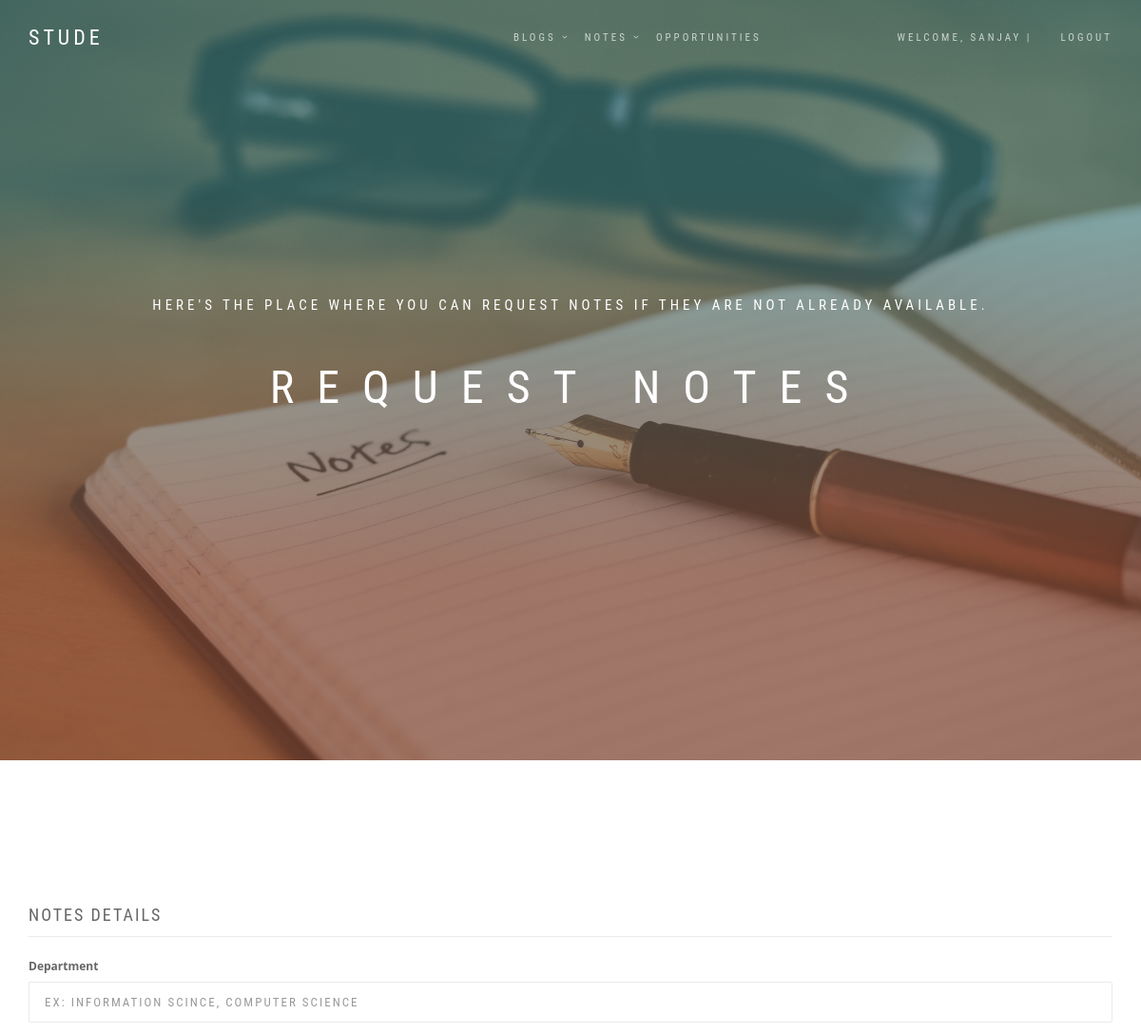
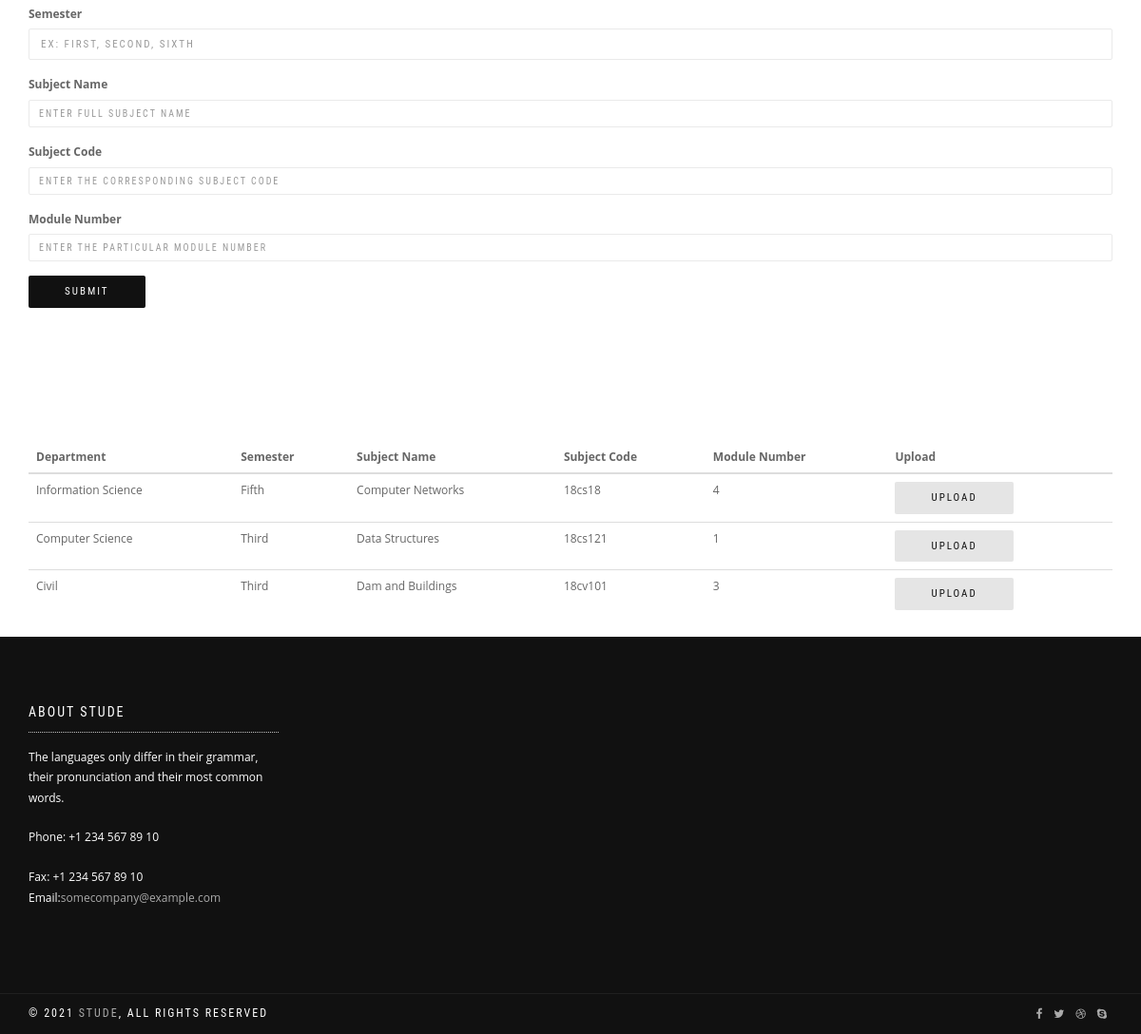
Page /request_notes/ (signed in) on the committed database (2 pictures, top to bottom).
### users/models.py (models this page shows)
class StudentUser(AbstractUser):
    fullname = models.CharField(max_length=50)
    degree = models.CharField(max_length=50)
    year_sem = models.CharField(max_length=50)
    college_name = models.CharField(max_length=50)
    date_of_birth = models.DateField(null=True)

### notes/models.py (models this page shows, shortened)
class RequestedNotes(models.Model):
    department = models.CharField(max_length=100)
    semester = models.CharField(max_length=100)
    subject_name = models.CharField(max_length=100)
    subject_code = models.CharField(max_length=100)
    module_number = models.CharField(max_length=100)
    student_user = models.ForeignKey(StudentUser, on_delete=models.CASCADE, null=True)

### notes/views.py (the view)
# urls.py: path('request_notes/', views.request_notes, name='request_notes'),
@login_required(login_url='login')
def request_notes(request):
    if request.method == 'POST':
        department_r = request.POST.get('department')
        semester_r = request.POST.get('semester')
        subject_name_r = request.POST.get('subject_name')
        subject_code_r = request.POST.get('subject_code')
        subject_code_r = subject_code_r.lower()
        module_number_r = request.POST.get('module_number')
        notes = RequestedNotes(department=department_r, semester=semester_r, subject_name=subject_name_r,
                               subject_code=subject_code_r, module_number=module_number_r)
        notes.save()
        return redirect('request_notes')
    else:
        objects = RequestedNotes.objects.raw("SELECT * FROM notes_requestednotes")
        context = {
            'notes': objects,
        }
        print(objects)
        return render(request, 'request_notes.html', context)

### templates/request_notes.html (shortened to what this page needs)
{% load static %}
<!DOCTYPE html>
<html lang="en-US" dir="ltr">
  <head>
    <link href="{% static "assets/lib/bootstrap/dist/css/bootstrap.min.css" %}" rel="stylesheet">
    <link href="{% static "assets/lib/animate.css/animate.css" %}" rel="stylesheet">
    <link href="{% static "assets/lib/components-font-awesome/css/font-awesome.min.css" %}" rel="stylesheet">
    <link href="{% static "assets/lib/et-line-font/et-line-font.css" %}" rel="stylesheet">
    <link href="{% static "assets/lib/flexslider/flexslider.css" %}" rel="stylesheet">
    <link href="{% static "assets/lib/owl.carousel/dist/assets/owl.carousel.min.css" %}" rel="stylesheet">
    <link href="{% static "/lib/owl.carousel/dist/assets/owl.theme.default.min.css" %}" rel="stylesheet">
    <link href="{% static "assets/lib/magnific-popup/dist/magnific-popup.css" %}" rel="stylesheet">
    <link href="{% static "assets/lib/simple-text-rotator/simpletextrotator.css" %}" rel="stylesheet">
    <link href="{% static "assets/css/style.css" %}" rel="stylesheet">
    <link id="color-scheme" href="{% static "assets/css/colors/default.css" %}" rel="stylesheet">
  </head>
  <body data-spy="scroll" data-target=".onpage-navigation" data-offset="60">
    <main>
      <nav class="navbar navbar-custom navbar-transparent navbar-fixed-top one-page" role="navigation">
        <div class="container">
          <div class="navbar-header">
            <a class="navbar-brand" href="index.html">Stude</a>
          </div>
          <div class="collapse navbar-collapse" id="custom-collapse">
            <ul class="nav navbar-nav navbar-right">
              <li class="dropdown"><a class="dropdown-toggle" href="#" data-toggle="dropdown">Blogs</a>
              </li>
              <li class="dropdown"><a class="dropdown-toggle" href="#" data-toggle="dropdown">Notes</a>
              </li>
              <li class="dropdown"><a class="dropdown-scroll" href="{% url 'events_view' %}">Opportunities</a></li>
              <li><a class="section-scroll"> &nbsp &nbsp &nbsp &nbsp &nbsp &nbsp &nbsp &nbsp </a></li>
                  <li><a class="section-scroll">welcome, {{ request.user.username }} |</a></li>
                  <li><a class="section-scroll" href="{% url 'logout' %}">logout</a></li>
            </ul>
          </div>
        </div>
      </nav>
      <section class="home-section home-full-height bg-dark bg-gradient" id="home" data-background="{% static "assets/images/notes.jpg" %}">
        <div class="titan-caption">
          <div class="caption-content">
            <div class="font-alt mb-30 titan-title-size-1">Here's the place where you can request notes if they are not already available.</div>
            <div class="font-alt mb-40 titan-title-size-4">Request Notes</div>
          </div>
        </div>
      </section>
      <div class="main">
        <section class="module" id="services">
          <div class="container">
              <h4 class="font-alt mb-0">Notes Details</h4>
                <hr class="divider-w mt-10 mb-20">
              <form class="form" enctype="multipart/form-data" method="POST">
                  <div class="form-group">
                    <label for="department">Department</label>
                    <input class="form-control input-lg" name="department" id="department" type="text" placeholder="Ex: Information Scince, Computer Science"/>
                  </div>
                  <div class="form-group">
                    <label for="semester">Semester</label>
                    <input class="form-control" name="semester" type="text" id="semester" placeholder="Ex: First, Second, Sixth"/>
                  </div>
                  <div class="form-group">
                    <label for="subject_name">Subject Name</label>
                    <input class="form-control input-sm" name="subject_name" type="text" id="subject_name" placeholder="Enter full subject name"/>
                  </div>
                  <div class="form-group">
                    <label for="subject_code">Subject Code</label>
                    <input class="form-control input-sm" name="subject_code" type="text" id="subject_code" placeholder="Enter the corresponding subject code"/>
                  </div>
                  <div class="form-group">
                    <label for="module_number">Module Number</label>
                    <input class="form-control input-sm" name="module_number" type="text" id="module_number" placeholder="Enter the particular module number"/>
                  </div>
                  <button class="btn btn-b btn-round" type="submit">Submit</button>&nbsp;
              </form>
          </div>
        </section>
          <div class="container">
                <table class="table table-dark">
                <thead>
                    <tr>
                      <th scope="col">Department</th>
                      <th scope="col">Semester</th>
                      <th scope="col">Subject Name</th>
                      <th scope="col">Subject Code</th>
                      <th scope="col">Module Number</th>
                      <th scope="col">Upload</th>
                    </tr>
                </thead>
              <tbody>
              {% for note in notes %}
                <tr>
                  <td>{{ note.department }}</td>
                  <td>{{ note.semester }}</td>
                  <td>{{ note.subject_name }}</td>
                  <td>{{ note.subject_code }}</td>
                  <td>{{ note.module_number }}</td>
                  <td><a type="button" href="{% url 'upload_notes' %}" class="btn btn-g btn-round">Upload</a></td>
                </tr>
              {% endfor %}
              </tbody>
            </table>
          </div>
        <div class="module-small bg-dark">
          <div class="container">
            <div class="row">
              <div class="col-sm-3">
                <div class="widget">
                  <h5 class="widget-title font-alt">About Stude</h5>
                  <p>The languages only differ in their grammar, their pronunciation and their most common words.</p>
                  <p>Phone: +1 234 567 89 10</p>Fax: +1 234 567 89 10
                  <p>Email:<a href="#">somecompany@example.com</a></p>
                </div>
              </div>
            </div>
          </div>
        </div>
        <footer class="footer bg-dark">
          <div class="container">
            <div class="row">
              <div class="col-sm-6">
                <p class="copyright font-alt">&copy; 2021&nbsp;<a href="index.html">Stude</a>, All Rights Reserved</p>
              </div>
              <div class="col-sm-6">
                <div class="footer-social-links"><a href="#"><i class="fa fa-facebook"></i></a><a href="#"><i class="fa fa-twitter"></i></a><a href="#"><i class="fa fa-dribbble"></i></a><a href="#"><i class="fa fa-skype"></i></a>
                </div>
              </div>
            </div>
          </div>
        </footer>
      </div>
    </main>
  </body>
</html>

### rows in the picture
StudentUser: user.username "SANJAY"
RequestedNotes: department "Information Science", semester "Fifth", subject_name "Computer Networks", subject_code "18cs18", module_number "4"
RequestedNotes: department "Computer Science", semester "Third", subject_name "Data Structures", subject_code "18cs121", module_number "1"
RequestedNotes: department "Civil", semester "Third", subject_name "Dam and Buildings", subject_code "18cv101", module_number "3"
